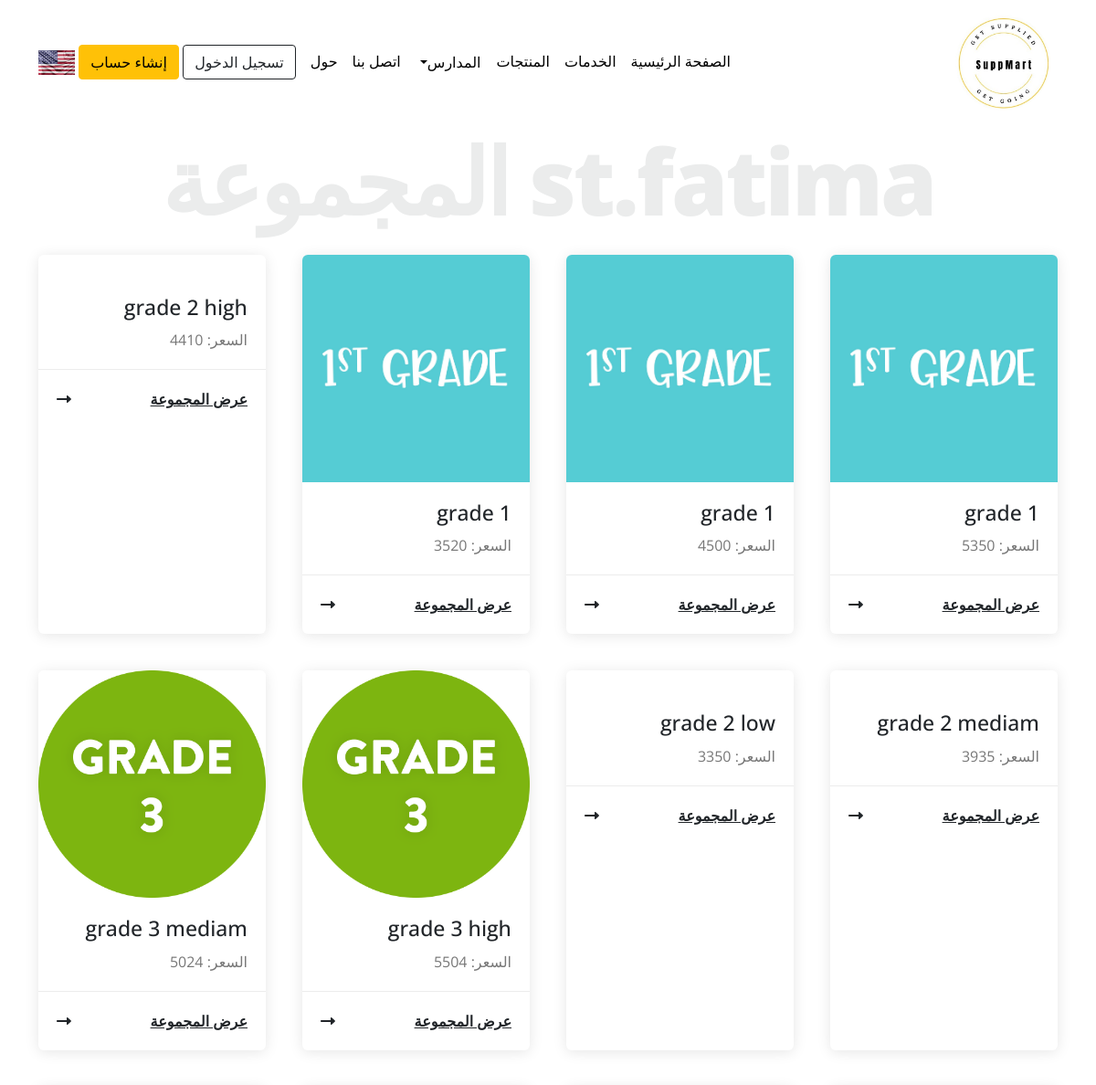
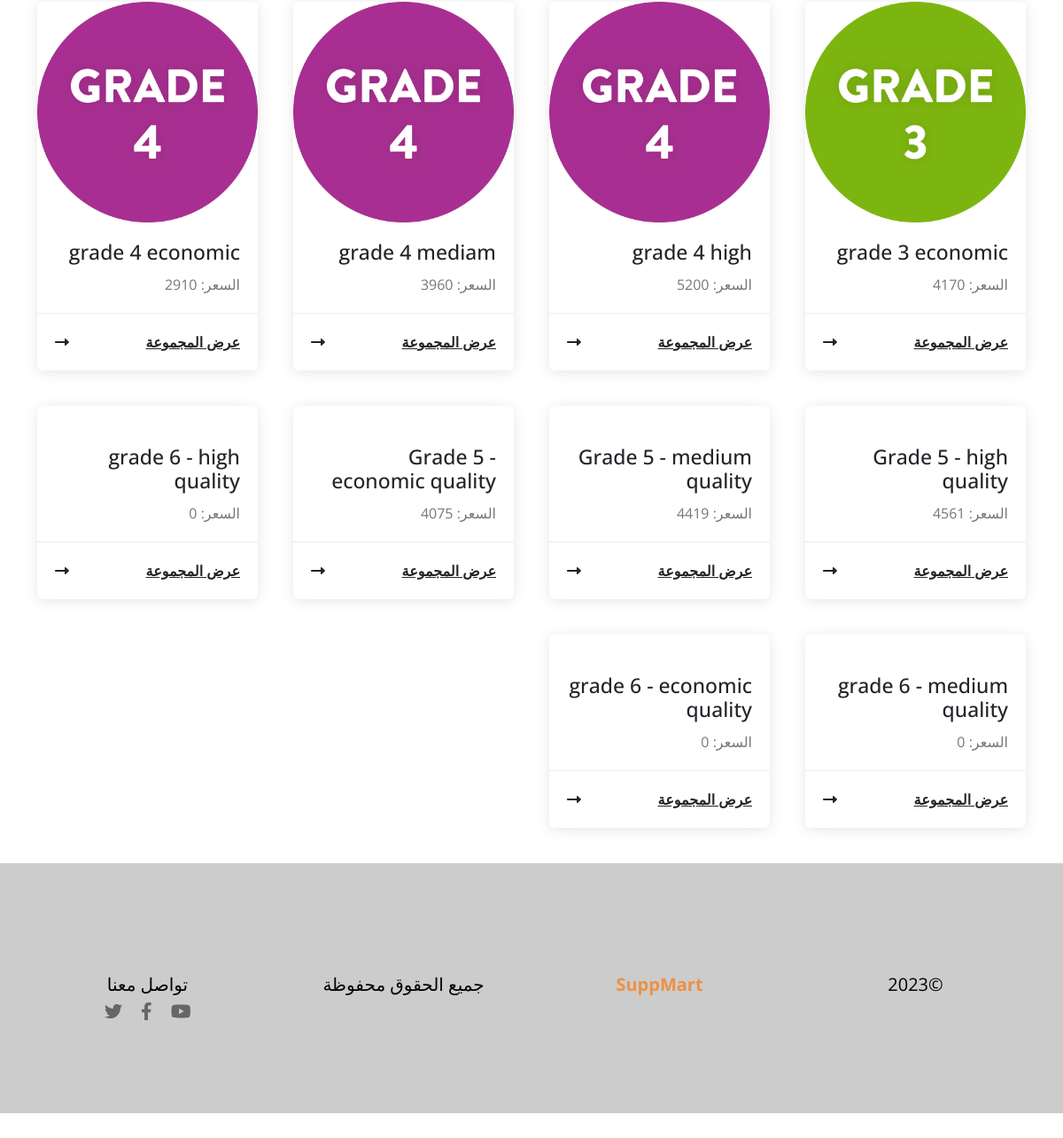
The page /ar/school-list.php?id=6 on the database its author committed (2 pictures, top to bottom).
### tables this page shows
CREATE TABLE `packages` (
  `id` int(11) NOT NULL,
  `name` varchar(250) NOT NULL,
  `img` varchar(250) NOT NULL,
  `price` double NOT NULL,
  `school_id` int(11) NOT NULL,
  `quality_id` int(11) NOT NULL,
  `created_at` timestamp NOT NULL DEFAULT current_timestamp()
);

### ar/school-list.php (the view, shortened to what this page needs)
<?php
include('nav.php');
if(isset($_GET['id'])){
        $school_id=$_GET['id'];
    }
    $sql= "SELECT * FROM `packages` where school_id = $school_id ";
    $result1 = mysqli_query($conn, $sql);
    $schools_sql= "SELECT * FROM `schools` where id = $school_id ";
    $schools_result = mysqli_query($conn, $schools_sql);
    $schools = mysqli_fetch_assoc($schools_result)
?>
<div class="products" id="products">
    <h1 class="special-heading"> <?php echo $schools['name'] ;?> المجموعة</h1>
<div class="section-1">
    <div class="container">
        <?php while ($packages = mysqli_fetch_assoc($result1)) { ?>
            <div class="box">
                <img src="../uploads/<?php echo $packages['img']; ?>" alt="">
                <div class="content">
                    <h3><?php echo $packages['name']; ?></h3>
                    <p>السعر: <?php echo $packages['price']; ?></p>
                </div>
                <div class="info">
                    <a href="view-pack.php?id=<?php echo $packages['id'];?>">عرض المجموعة </a>
                    <i class="fas fa-long-arrow-alt-right"></i>
                </div>
            </div>
        <?php } ?>
    </div>
</div>
 <div class="footer">
    <div class="container">
        &copy;2023 <span> SuppMart </span> جميع الحقوق محفوظة
    <div class="social">
        تواصل معنا  <br>
        <a href="https://www.youtube.com/"  class="p-2" ><i class="fa-brands fa-youtube text-black-50"></i></a>
        <a href="https://www.facebook.com/"  class="p-2"><i class="fa-brands fa-facebook-f text-black-50"></i></a>
        <a href="https://www.twitter.com/" class="p-2"><i class="fa-brands fa-twitter text-black-50"></i></a>
    </div>
    </div>
</div>
</body>
</html>

### ar/css/supp.css (style rules this page uses)
:root { --mainColor:#ffc107; --section-padding: 100px; }
body { font-family: 'Open Sans', sans-serif; }
.special-heading { color: #EBECEC; font-size: 100px; text-align: center; font-weight: 800; margin: 0; letter-spacing: -3px; }
.products { padding-bottom:150px; position: relative; }
.products .container { display: grid; grid-template-columns: repeat(auto-fill, minmax(220px, 1fr)); gap: 40px; margin-top: 22px; }
.products .box { box-shadow: 0 2px 15px rgb(0 0 0 / 10%); border-radius: 6px; overflow: hidden; transition: transform var(--main-transition), box-shadow var(--main-transition) ; }
.products .box img { width: 100%; max-width: 100%; }
.products .box .content { padding: 20px; }
.products .box .content h3 { margin: 0; font-size: 23px; }
.products .box .content p { margin: 10px 0 0; color: #777; line-height: 1.5; }
.products .box .info { color: var(--main-color); padding: 20px; border-top: 1px solid #ececec; display: flex; justify-content: space-between; align-items: center; font-weight: bold; }
.products .box .info a { color: var(--main-color); }
.footer { margin-top: 40px; padding-top: 100px; padding-bottom: 100px; text-align: center; font-size: 20px; font-weight: 400; background-color: #ccc; color: black; }
.footer span { font-weight: bold; color: #ee9143; }

### rows shown on the page
packages: img (picture), name "grade 1", price "5350"
packages: img (picture), name "grade 1", price "4500"
packages: img (picture), name "grade 1", price "3520"
packages: name "grade 2 high", price "4410"
packages: name "grade 2 mediam", price "3935"
packages: name "grade 2 low", price "3350"
packages: img (picture), name "grade 3 high", price "5504"
packages: img (picture), name "grade 3 mediam", price "5024"
packages: img (picture), name "grade 3 economic", price "4170"
packages: img (picture), name "grade 4 high", price "5200"
packages: img (picture), name "grade 4 mediam", price "3960"
packages: img (picture), name "grade 4 economic", price "2910"
packages: name "Grade 5 - high quality", price "4561"
packages: name "Grade 5 - medium quality", price "4419"
packages: name "Grade 5 - economic quality", price "4075"
packages: name "grade 6 - high quality", price "0"
packages: name "grade 6 - medium quality", price "0"
packages: name "grade 6 - economic quality", price "0"
